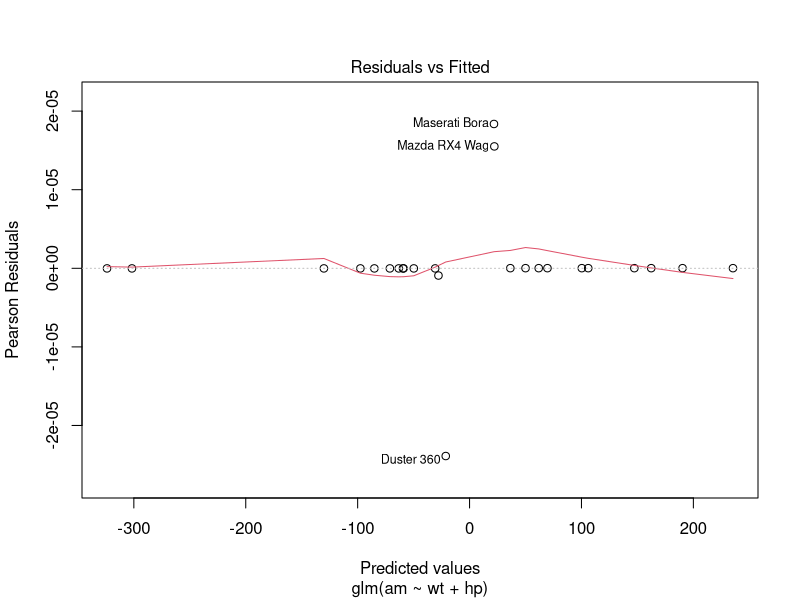
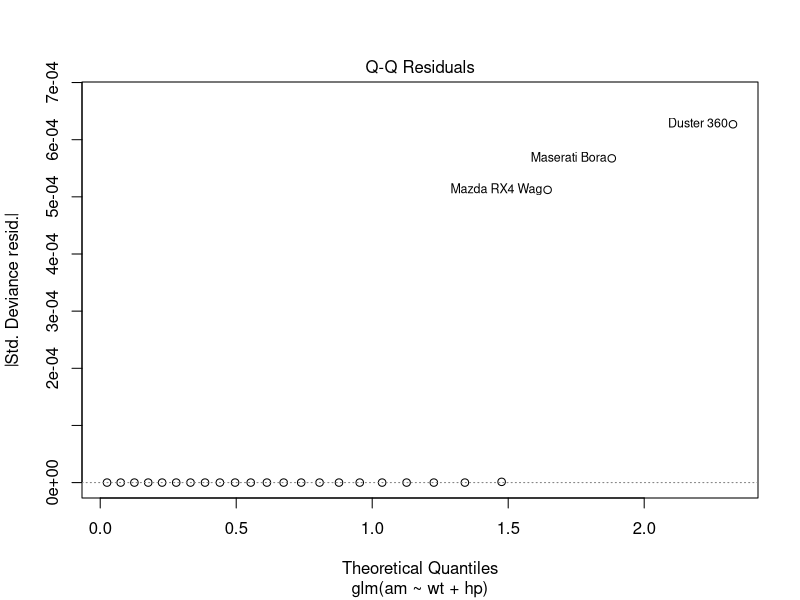
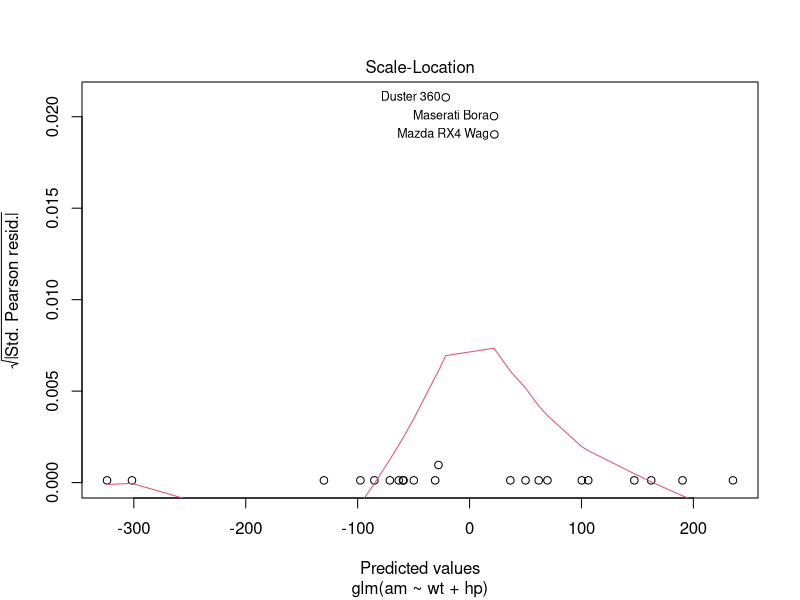
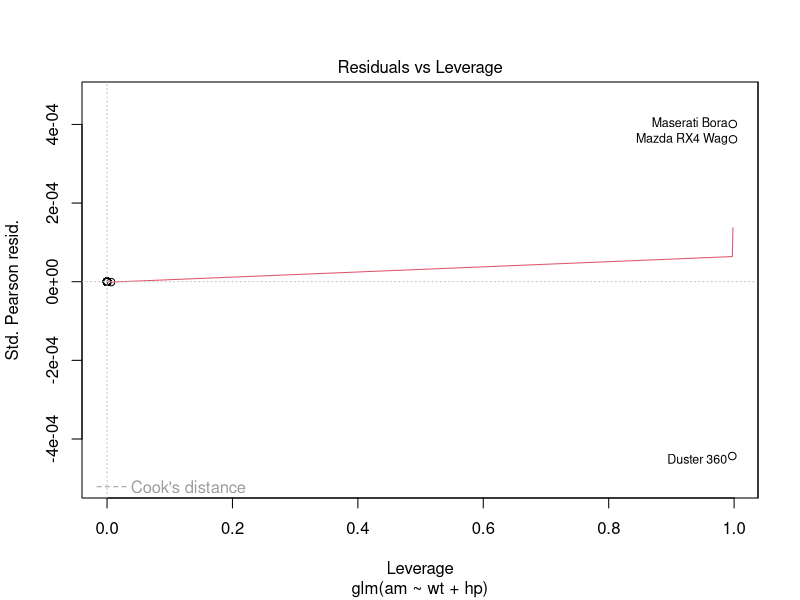

Reproduce these figures in R, in order.
library ( car )

set.seed (1313)

# Cargar los datos .
datos <- mtcars
am <- factor ( datos$am )
datos $ am <- NULL
datos <- cbind ( am , datos )

# Separar conjuntos de entrenamiento y prueba .
n <- nrow ( datos )
n_entrenamiento <- floor (0.8 * n )
muestra <- sample.int ( n = n , size = n_entrenamiento , replace = FALSE )
entrenamiento <- datos [ muestra , ]
prueba <- datos [ - muestra , ]

# Ajustar modelo nulo .
nulo <- glm( am ~ 1 , family = binomial ( link = "logit") , data = entrenamiento )

# Ajustar modelo completo .
cat ("\n\n")
completo <- glm( am ~ . , family = binomial ( link = "logit") ,data = entrenamiento )

# Ajustar modelo con regresi ón escalonada .
cat (" Modelo con regresi ón escalonada \n")
cat (" - - - - - - - - - - -- - - - - - - - - - - - - - - - - - - - -- - - - - -\n")
mejor <- step ( nulo , scope = list ( lower = nulo , upper = completo ) , direction = "both", trace = 0)
print ( summary ( mejor ) )

# Verificaci ón de multicolinealidad .
cat (" Verificaci ón de colinealidad \n")
cat (" - - - - - - - - - - -- - - - - - - - - - - - - - - - - - - - -- - - - - -\n")
cat ("\ nVIF :\n")
vifs <- vif ( mejor )
print ( vifs )
cat ("\ nPromedio VIF: ")
print ( mean ( vifs ) )

# Ajustar modelo con el peso como predictor .
cat (" Modelo con el peso como predictor \n")
cat (" - - - - - - - - - - -- - - - - - - - - - - - - - - - - - - - -- - - - - -\n")
modelo_peso <- glm( am ~ wt , family = binomial ( link = "logit") , data = entrenamiento )

print ( summary ( modelo_peso ) )

# Ajustar modelo con la potencia como predictor .
cat (" Modelo con la potencia como predictor \n")
cat (" - - - - - - - - - - -- - - - - - - - - - - - - - - - - - - - -- - - - - -\n")
modelo_potencia <- glm( am ~ hp , family = binomial ( link = "logit") , data = entrenamiento )
print ( summary ( modelo_potencia ) )

# Comparar los modelos con el peso y la potencia como predictores .
cat ("\n\n")
cat (" Likelihood Ratio Test para los modelos \n")
cat (" - - - - - - - - - - -- - - - - - - - - - - - - - - - - - - - -- - - - - -\n")
print ( anova ( modelo_peso , modelo_potencia , test = "LRT") )

# A modo de ejercicio , comparar el modelo obtenido mediante
# regresi ón escalonada con el que solo tiene el peso como predictor .
cat ("\n\n")
cat (" Likelihood Ratio Test para los modelos \n")
cat (" - - - - - - - - - - -- - - - - - - - - - - - - - - - - - - - -- - - - - -\n")
print ( anova ( modelo_peso , mejor , test = "LRT") )

# Independencia de los residuos .
cat (" Verificaci ón de independencia de los residuos \n")
cat (" - - - - - - - - - - -- - - - - - - - - - - - - - - - - - - - -- - - - - -\n")
print ( durbinWatsonTest ( modelo_peso , max.lag = 5) )

# Detectar posibles valores atí picos .
cat (" Identificaci ón de posibles valores atí picos \n")
cat (" - - - - - - - - - - -- - - - - - - - - - - - - - - - - - - - -- - - - - -\n")
plot ( mejor )

# Obtener los residuos y las estad í sticas .
output <- data.frame ( predicted.probabilities = fitted ( modelo_peso ) )
output [["standardized.residuals"]] <- rstandard ( modelo_peso )
output [["studentized.residuals"]] <- rstudent ( modelo_peso )
output [["cooks.distance"]] <- cooks.distance ( modelo_peso )
output [["dfbeta"]] <- dfbeta ( modelo_peso )
output [["dffit"]] <- dffits ( modelo_peso )
output [["leverage"]] <- hatvalues ( modelo_peso )

# Evaluar residuos estandarizados que escapen a la normalidad .
# 95 % de los residuos estandarizados deber ían estar entre
# -1.96 y 1.96 , y 99 % entre -2.58 y 2.58.
sospechosos1 <- which ( abs( output [["standardized.residuals"]]) > 1.96)
sospechosos1 <- sort ( sospechosos1 )
cat ("\n\n")
cat (" Residuos estandarizados fuera del 95 % esperado \n")
cat (" - - - - - - - - - - -- - - - - - - - - - - - - - - - - - - - -- - - - - - - - - - - - - - - -\n")
print ( rownames ( entrenamiento [ sospechosos1 , ]) )

# Revisar casos con distancia de Cook mayor a uno .
sospechosos2 <- which ( output [["cooks.distance"]] > 1)
sospechosos2 <- sort ( sospechosos2 )
cat ("\n\n")
cat (" Residuales con una distancia de Cook alta \n")
cat (" - - - - - - - - - - -- - - - - - - - - - - - - - - - - - - - -- - - - - - - - -\n")
print ( rownames ( entrenamiento [ sospechosos2 , ]) )

# Revisar casos cuyo apalancamiento sea más del doble
# o triple del apalancamiento promedio .
leverage.promedio <- ncol ( entrenamiento ) / nrow ( datos )
sospechosos3 <- which ( output [["leverage"]] > leverage.promedio )
sospechosos3 <- sort ( sospechosos3 )
cat ("\n\n")
cat (" Residuales con levarage fuera de rango ( > ")
cat ( round ( leverage.promedio , 3) , ")", "\n", sep = "")
cat (" - - - - - - - - - - -- - - - - - - - - - - - - - - - - - - - -- - - - - -\n")
print ( rownames ( entrenamiento [ sospechosos3 , ]) )

# Revisar casos con DFBeta >= 1.
sospechosos4 <- which ( apply ( output [["dfbeta"]] >= 1 , 1 , any) )
sospechosos4 <- sort ( sospechosos4 )
names ( sospechosos4 ) <- NULL
cat ("\n\n")
cat (" Residuales con DFBeta sobre 1\n")
cat (" - - - - - - - - - - -- - - - - - - - - - - - - - - - - -\n")
print ( rownames ( entrenamiento [ sospechosos4 , ]) )

# Detalle de las observaciones posiblemente atí picas .
sospechosos <- c( sospechosos1 , sospechosos2 , sospechosos3 , sospechosos4 )
sospechosos <- sort ( unique ( sospechosos ) )
cat ("\n\n")
cat (" Casos sospechosos \n")
cat (" - - - - - - - - - - -- - - - - -\n")
print ( entrenamiento [ sospechosos , ])
cat ("\n\n")
print ( output [ sospechosos , ])
